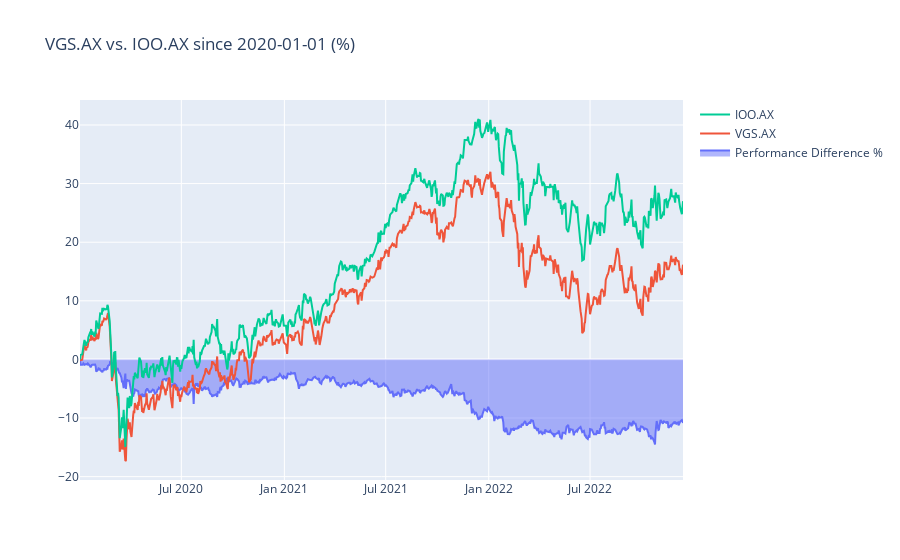

Notebook source saved alongside this figure:
### Markdown cell above
### Combined Chart

### Code cell
performance_bench_chart = go.Figure()
performance_bench_chart.add_trace(go.Scatter(x = performance_pct_diff.index, y = performance_pct_diff["Difference %"], fill = 'tonexty', name = "Performance Difference %"))
performance_bench_chart.add_trace(go.Scatter(x = share_1.index, y = bench_share_1, name = ticker_1))
performance_bench_chart.add_trace(go.Scatter(x = bench_share_2.index, y = bench_share_2, name = ticker_2))
performance_bench_chart.update_layout(title = ticker_1 + " vs. " + ticker_2 + " since " + start_date + " (%)")
performance_bench_chart.show()

### Figure 1 — Plotly figure (JSON) as saved in the notebook; plotly's stock layout.template omitted (floating-point values rounded to 4 significant figures; data arrays with more than 128 entries replaced by an {"elided": "..."} marker saying what was removed)
{"data": [{"fill": "tonexty", "name": "Performance Difference %", "type": "scatter", "x": {"elided": "750 str values"}, "y": {"elided": "750 float values"}}, {"name": "VGS.AX", "type": "scatter", "x": {"elided": "750 str values"}, "y": {"elided": "750 float values"}}, {"name": "IOO.AX", "type": "scatter", "x": {"elided": "750 str values"}, "y": {"elided": "750 float values"}}], "layout": {"title": {"text": "VGS.AX vs. IOO.AX since 2020-01-01 (%)"}}}
